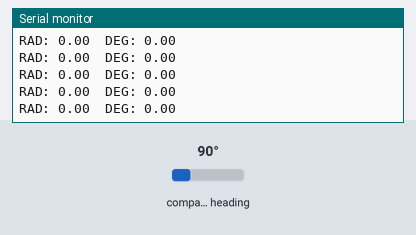
Bench run of a sketch on a simulated Arduino Uno, built with avr-gcc and run on an emulated ATmega328P. Parts: the last lines printed to the serial monitor. Wiring (inferred from the names in the program): HMC5883L compass at I2C address 0x1E. The test bench sets the inputs (shaded band); at power-on: compass heading 90°.

Above: at 1.2 s.
1.3 s: compass heading set to 7°
At 1.44 s:
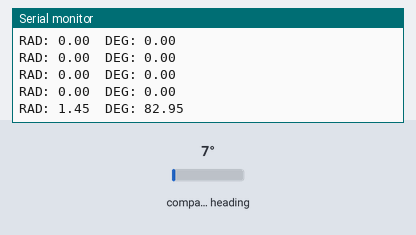
2.8 s: compass heading set to 180°
At 2.88 s:
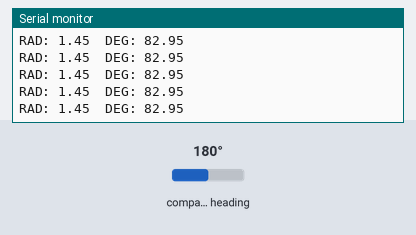
Timing chart, 0 to 5.8 s (numbered marks = the images above; inputs shaded):
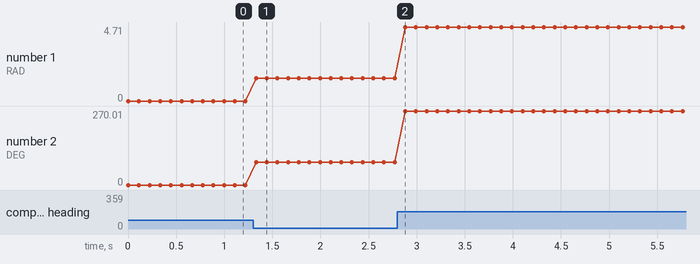

Measured:
- after the input at 1.3 s, the serial monitor: prints a new line at once (image 1)
- plotted number 1: 0 → 1.45 after the input at 1.3 s, 1.45 → 4.71 after the input at 2.8 s
- plotted number 2: 0 → 82.95 after the input at 1.3 s, 82.95 → 270.01 after the input at 2.8 s

The sketch:

HMC5883L_Example.ino
```cpp
#include <Register_Access.h>
#include <HMC5883L.h>
#include <Wire.h>

void setup() {
  Serial.begin(9600);
  init_HMC5883L();
  config_HMC5883L();
}

void loop() {
 Serial.print("RAD: ");
 Serial.print(rad_heading_HMC5883L());
 Serial.print("  DEG: ");
 Serial.print(deg_heading_HMC5883L());

 /*
 Serial.print(" X: ");
 Serial.print(scale_x_HMC5883L());
 Serial.print(" Y: ");
 Serial.print(scale_y_HMC5883L());
 Serial.print(" Z: ");
 Serial.println(scale_z_HMC5883L());
 */

 Serial.println("");
  delay(100);
}
```
